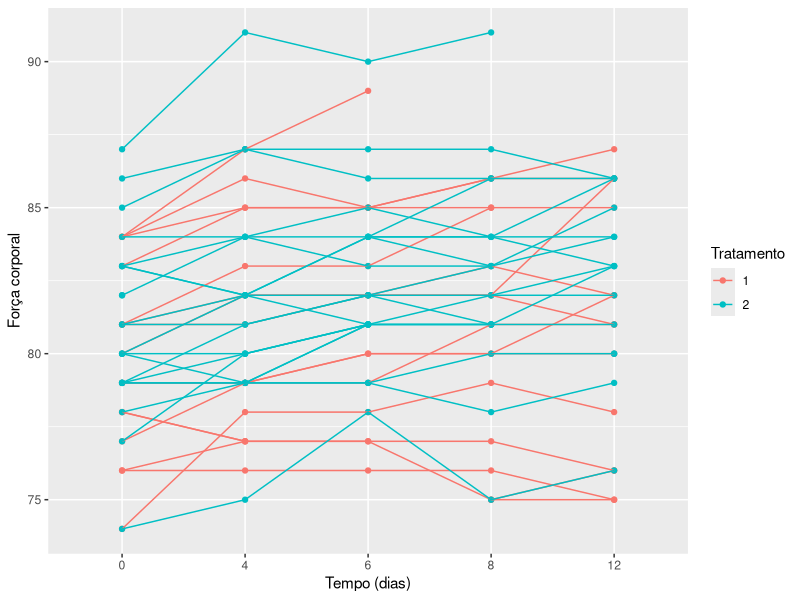
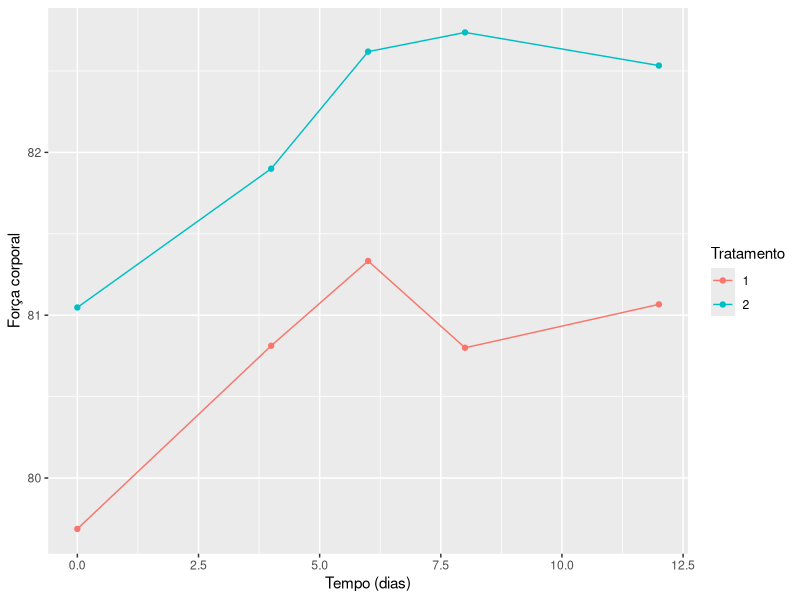

Source code (R) for these figures, in order:
## ----carrega_dados, echo=TRUE, eval=TRUE, message=FALSE, warning=FALSE--------------------------------------
# ----------------------------------------------------
# Carregando pacotes do R
library(here)
library(haven)
library(tidyr)
library(ggplot2)
library(dplyr)
# ----------------------------------------------------
# Carregando o arquivo de dados
af <- read_dta(
  file = here::here("data", "exercise.dta"))
af


## ----transforma_dados, echo=TRUE, eval=TRUE, message=FALSE, warning=FALSE-----------------------------------
names(af)[which(names(af) == "group")] <- "trt"
af.longo <- gather(data = af,
                        key = "tempo",
                        value = "fc", -id, -trt)
af.longo
af.longo <- subset(af.longo, tempo != "y2" & tempo != "y10")

af.longo$dia <- factor(af.longo$tempo,
                       labels = c(0, 12, 4, 6, 8))
af.longo$dia <- factor(af.longo$dia,
                       levels = c("0", "4", "6", "8", "12"))
af.longo$tempo <- as.numeric(
  as.character(af.longo$dia))
af.longo$trt <- factor(af.longo$trt)
af.longo


## ----time_plot2, echo=TRUE, eval=TRUE, message=FALSE, warning=FALSE, fig.align='center', out.width="80%"----
p <- ggplot(data = af.longo,
            mapping = aes(x = dia, y = fc,
                          group = id, colour = trt)) +
  geom_point() +
  geom_line() +
  labs(x = "Tempo (dias)",
       y = "Força corporal",
       colour = "Tratamento")
p + theme_gray()


## ----time_plot3b, echo=TRUE, eval=TRUE, message=FALSE, warning=FALSE, fig.align='center', out.width="80%"----
library(dplyr)

af.resumo <- af.longo %>% 
  group_by(trt, dia) %>% 
  summarise(fc.m = mean(fc, na.rm = T)) %>% 
  mutate(dia = as.numeric(as.character(dia)))

p <- ggplot(data = af.resumo,
            mapping = aes(x = dia,
                          y = fc.m,
                          colour = trt)) +
  geom_point() +
  geom_line() +
  labs(x = "Tempo (dias)",
       y = "Força corporal",
       colour = "Tratamento")
p


## ----mlem, echo=TRUE, eval=TRUE, message=FALSE, warning=FALSE-----------------------------------------------
af.longo <- as.data.frame(af.longo)
library(nlme)
mod1 <- lme(fc ~ trt*tempo,
            random = ~ 1 + tempo | id,
            na.action = na.omit,
            data = af.longo)

